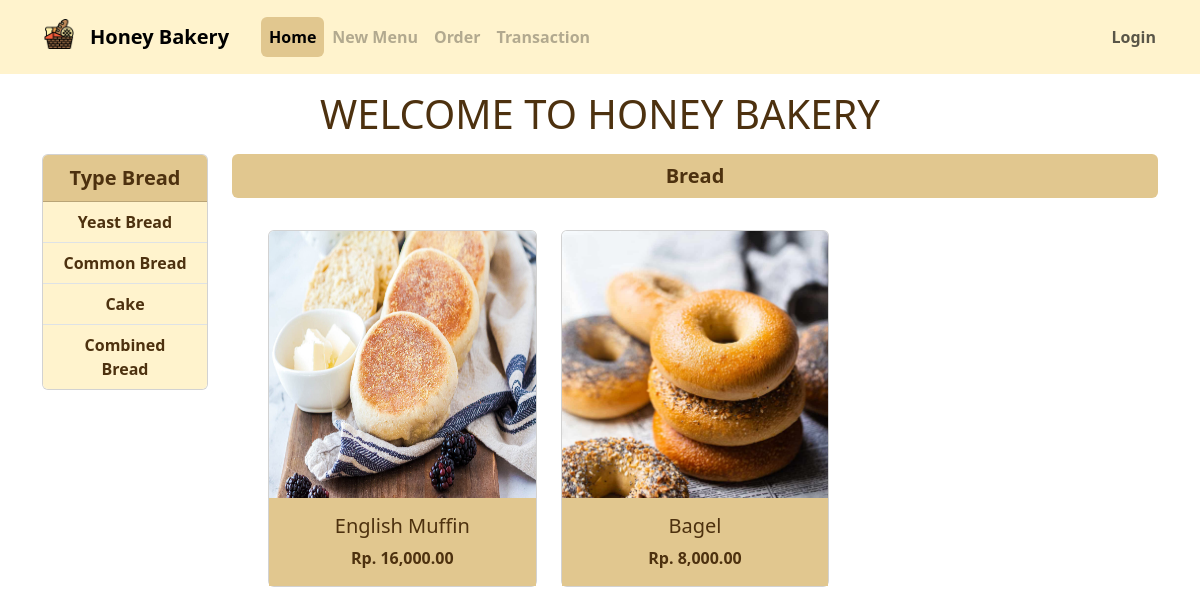
Screenshot of /index.php?type=yeast with the database file from the repository.
### tables this page shows
CREATE TABLE `cake` (
  `id_cake` int(11) NOT NULL,
  `cake_name` varchar(20) NOT NULL,
  `type` varchar(20) NOT NULL,
  `price` int(11) NOT NULL,
  `image` varchar(30) NOT NULL
);

### index.php (the view, shortened to what this page needs)
<?php
    include "functions.php";
?>
<!doctype html>
<html lang="en">
<head>
    <link rel='stylesheet' href='css/style.css'>
    <link href="https://cdn.jsdelivr.net/npm/bootstrap@5.3.2/dist/css/bootstrap.min.css" rel="stylesheet"
>
</head>
<body>
    <nav class="navbar navbar-expand-lg bg-warning-subtle">
        <div class="container-fluid p-1 mx-4">
            <div class="navbar-brand d-flex ">
                <a class="mx-3"><img src="img/logo.png" alt="" style="width:30px;"></a>
                <a class="nav-link active navbar-brand" href="index.php">Honey Bakery</a>
            </div>
            <div class="collapse navbar-collapse" id="navbarNavDropdown">
                <ul class="navbar-nav">
                    <?php if(empty($_SESSION['username'])) : ?>
                    <li class="nav-item">
                        <a class="nav-link rounded active" href="index.php" style="background-color: #E1C78F;">Home</a>
                    </li>
                    <li class="nav-item">
                        <a class="nav-link rounded disabled" href="#">New Menu</a>
                    </li>
                    <li class="nav-item">
                        <a class="nav-link rounded disabled" href="">Order</a>
                    </li>
                    <li class="nav-item">
                        <a class="nav-link rounded disabled" href="#">Transaction</a>
                    </li>
                    <?php endif ; ?>
                </ul>
            </div>
            <?php if(empty($_SESSION['username'])) : ?>
            <a class="nav-link rounded navbar-nav d-flex mx-3" href="login.php">Login</a>
            <?php else: ?>
            <a class="nav-link rounded navbar-nav d-flex mx-3" href="edit.php?username=<?=$_SESSION['username']?>">Profile</a>
            <a class="nav-link rounded navbar-nav d-flex mx-3" href="login.php?login=logout">Logout</a>
            <?php endif ; ?>
        </div>
    </nav>
    <center class="my-3">
        <h1 style="color: #4d310f !important;">WELCOME TO HONEY BAKERY</h1>
    </center>
    <div class="container">
        <div class="row">
            <div class="col-2">
                <center>
                    <div class="card">
                        <div class="card-header" style="font-size:20px;">
                            <a class="breadType" href="index.php">Type Bread</a>
                        </div>
                        <ul class="list-group list-group-flush">
                            <li class="list-group-item bg-warning-subtle">
                                <a class="breadType" href="index.php?type=yeast">Yeast Bread</a>
                            </li>
                            <li class="list-group-item bg-warning-subtle">
                                <a class="breadType" href="index.php?type=common">Common Bread</a>
                            </li>
                            <li class="list-group-item bg-warning-subtle">
                                <a class="breadType" href="index.php?type=cake">Cake</a>
                            </li>
                            <li class="list-group-item bg-warning-subtle">
                                <a class="breadType" href="index.php?type=combined">Combined Bread</a>
                            </li>
                        </ul>
                    </div>
                </center>
            </div>
            <div class="col-10">
                <div class="d-flex align-items-center justify-content-center rounded"
                    style="background-color: #E1C78F; font-size:20px; font-weight:bold; height:44px">
                    <a href="index.php" class="breadType">Bread</a>
                </div>
                <div class="row p-2 mx-3">
                    <?php
                        $query = mysqli_query($conn, "SELECT * FROM cake");
                        while($data = mysqli_fetch_array($query)):
                    ?>
                    <?php if(isset($_GET['type'])) :?>
                        <?php if($_GET['type'] == 'yeast'): ?>
                            <?php if($data['type'] == 'Yeast Bread'): ?>
                            <div class="col-md-4 mt-4 d-flex">
                                <div class="card" style="width: 18rem;">
                                    <img src="img/asset/<?=$data['image']?>" class="card-img-top" alt="..."
                                        style="aspect-ratio:1/1;">
                                    <div class="card-body text-center">
                                        <h5 class="card-title"><?= $data['cake_name']?></h5>
                                        <p class="card-text">Rp. <?= number_format($data['price'],2,'.',',')  ?></p>
                                    </div>
                                </div>
                            </div>
                            <?php endif; ?>
                        <?php endif;  ?>
                        <?php endif; ?>
                    <?php endwhile; ?>
                </div>
            </div>
        </div>
    </div>
</body>
</html>

### css/style.css (style rules this page uses)
a { font-weight: bold !important; }
.breadType { text-decoration: none !important; color: #4d310f !important; }
.card-header { background-color: #E1C78F !important; font-weight:bold; color:#4d310f !important; }
.card-body { background-color: #E1C78F !important; font-weight:bold; color:#4d310f !important; }

### rows the page displays
cake: image (picture), cake_name "English Muffin", price "16,000.00"
cake: image (picture), cake_name "Bagel", price "8,000.00"
